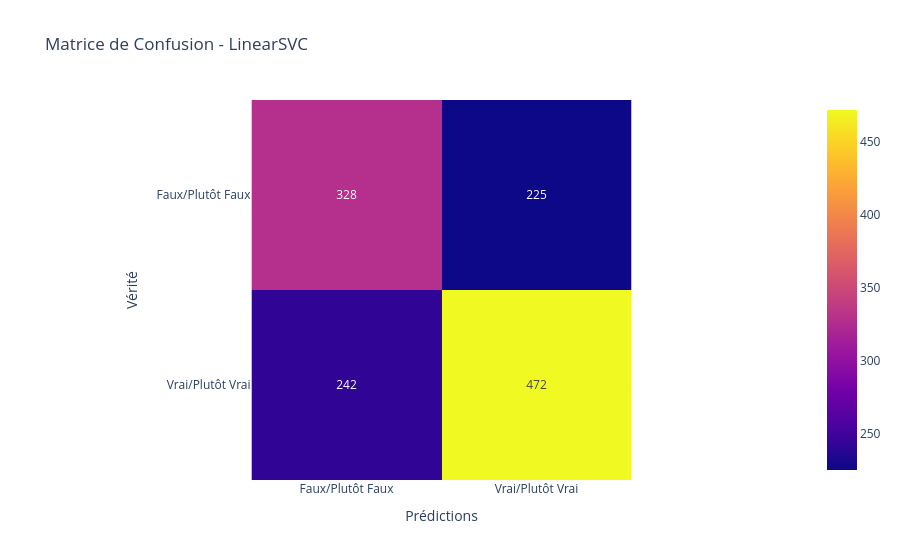

Write notebook code for a chart like this one.
### Code cell
cm_svc = confusion_matrix(y_test, y_pred_svc)
fig2 = px.imshow(cm_svc, text_auto=True, title="Matrice de Confusion - LinearSVC", 
                 labels=dict(x="Prédictions", y="Vérité"),
                 x=['Faux/Plutôt Faux', 'Vrai/Plutôt Vrai'], 
                 y=['Faux/Plutôt Faux', 'Vrai/Plutôt Vrai'])
fig2.show()

### Figure 1 — Plotly figure (JSON) as saved in the notebook; plotly's stock layout.template omitted (floating-point values rounded to 4 significant figures)
{"data": [{"coloraxis": "coloraxis", "hovertemplate": "Prédictions: %{x}<br>Vérité: %{y}<br>color: %{z}<extra></extra>", "name": "0", "texttemplate": "%{z}", "type": "heatmap", "x": ["Faux/Plutôt Faux", "Vrai/Plutôt Vrai"], "xaxis": "x", "y": ["Faux/Plutôt Faux", "Vrai/Plutôt Vrai"], "yaxis": "y", "z": [[328, 225], [242, 472]]}], "layout": {"coloraxis": {"colorscale": [[0, "#0d0887"], [0.1111, "#46039f"], [0.2222, "#7201a8"], [0.3333, "#9c179e"], [0.4444, "#bd3786"], [0.5556, "#d8576b"], [0.6667, "#ed7953"], [0.7778, "#fb9f3a"], [0.8889, "#fdca26"], [1, "#f0f921"]]}, "title": {"text": "Matrice de Confusion - LinearSVC"}, "xaxis": {"anchor": "y", "constrain": "domain", "domain": [0, 1], "scaleanchor": "y", "title": {"text": "Prédictions"}}, "yaxis": {"anchor": "x", "autorange": "reversed", "constrain": "domain", "domain": [0, 1], "title": {"text": "Vérité"}}}}
